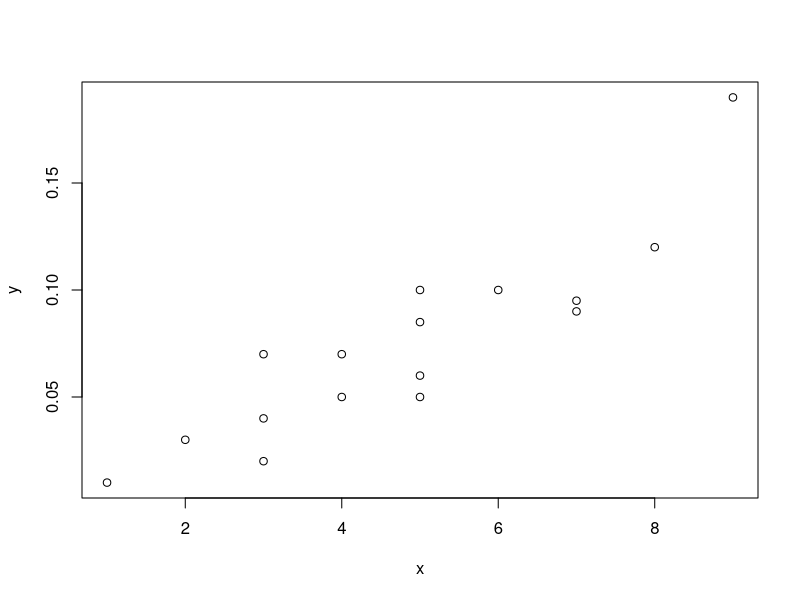
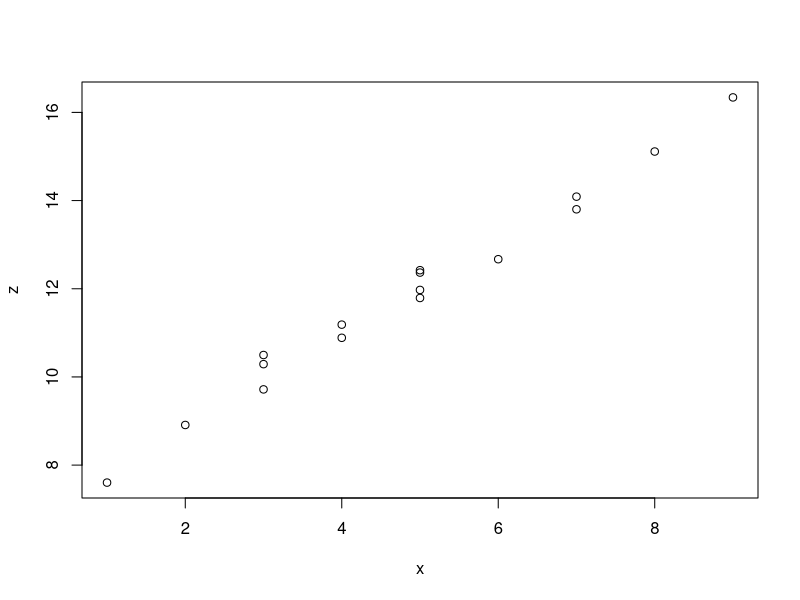

Write the R code that produced these figures, in order.

## ST512 
## Author: Prof Ryan Martin (www4.stat.ncsu.edu/~rmartin)
## R code to illustrate effects of multicollinearity


# Start with the BAC analysis from before

beer <- read.table(file="data/beer.txt", header=TRUE)
y <- beer$BAC
x <- beer$Beers
plot(x, y)

# Let s control the correlation between x and a new variable z

s <- 0.3
z <- x + 7 + s * rnorm(length(y))

cor(x, z)

o <- lm(y ~ x + z)
summary(o)

plot(x,z)


